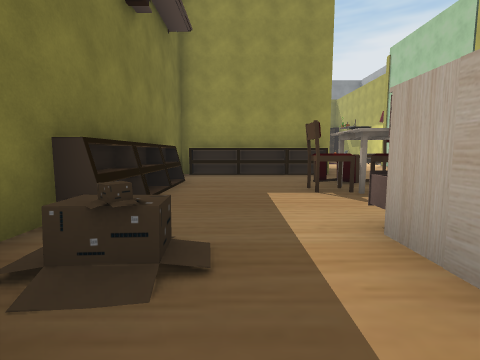
view 1 (above)

21 first-person views from a walk through a 3-D level made in the Unity game engine. The camera is 1.3 m above the floor, tilts 6° down and sees 85° across. Doors are open. The floor is counted in squares, 2 m on a side. Each view is taken from the middle of a square. On the plan, view 1 faces up. The plan holds only what a view shows up to about 9 squares ahead; the rest is blank. The place goes on beyond the plan. The player is left out. Some surface patterns are stand-ins.

view 2
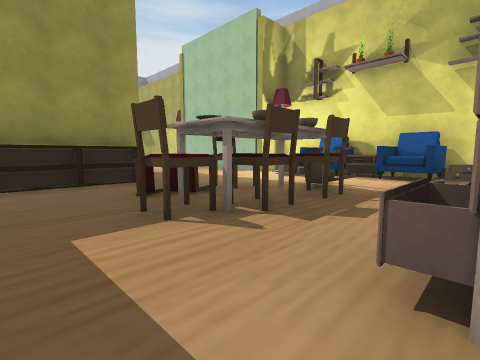

view 3
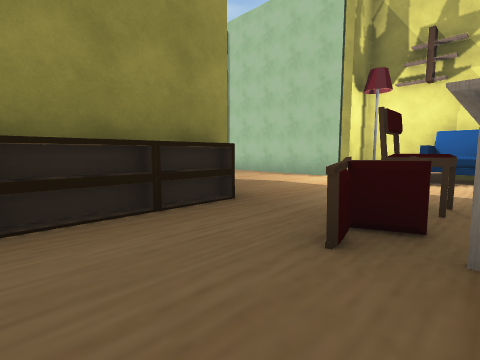

view 4
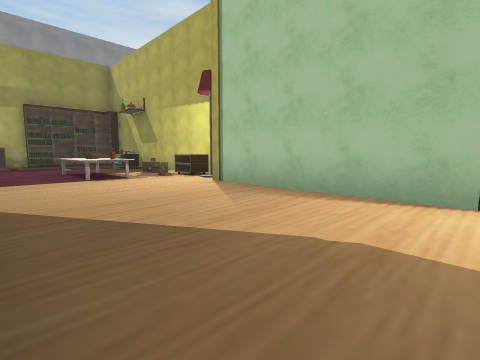

view 5
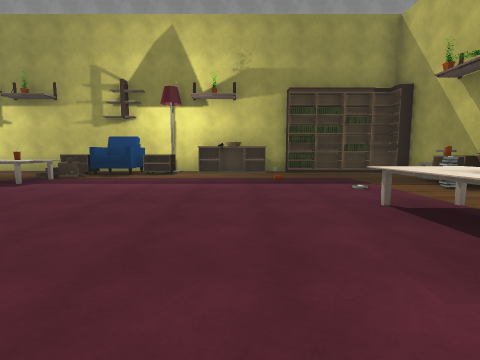

view 6
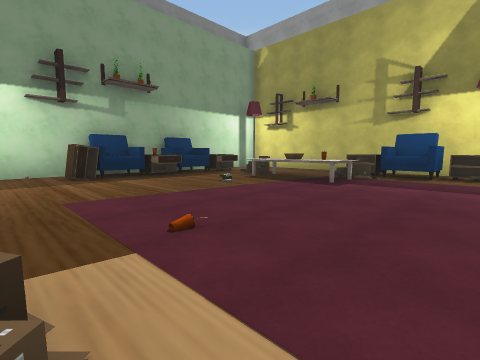

view 7
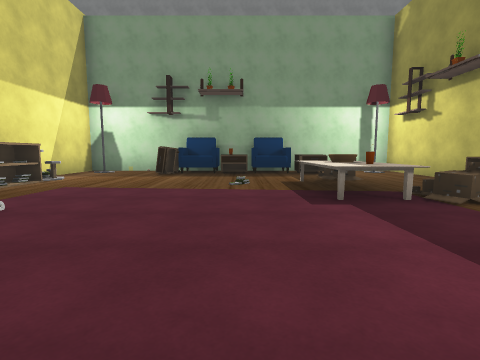

view 8
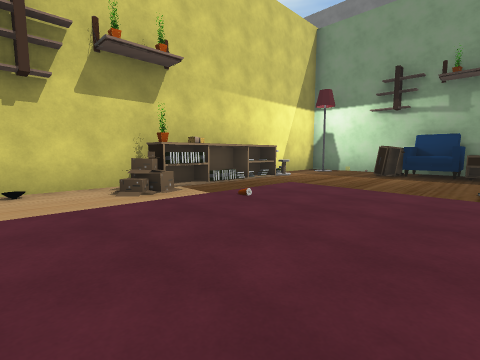

view 9
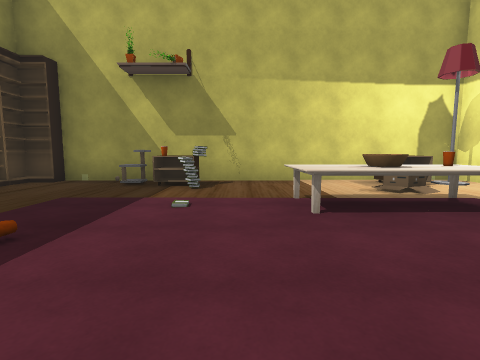

view 10
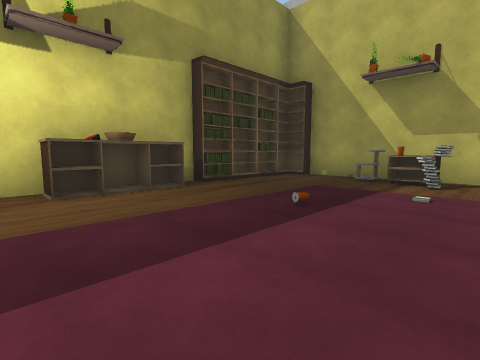

view 11
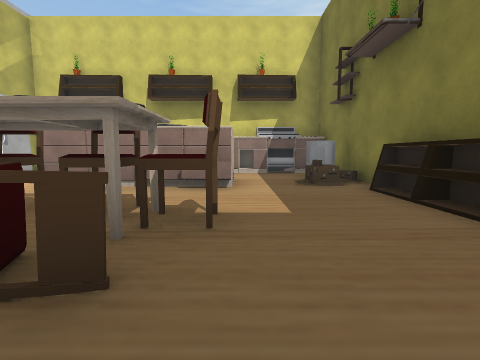

view 12
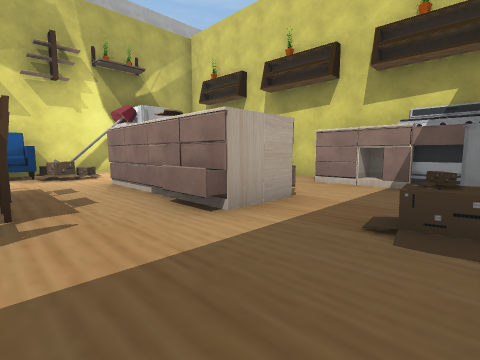

view 13
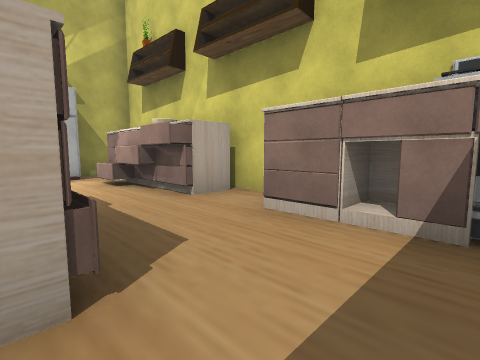

view 14
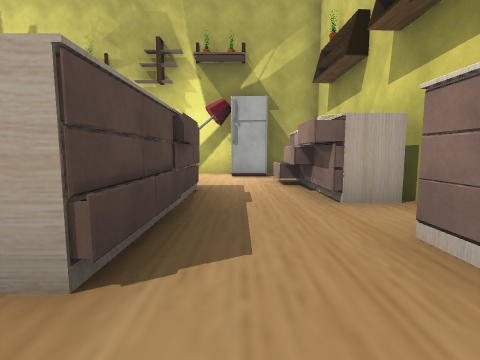

view 15
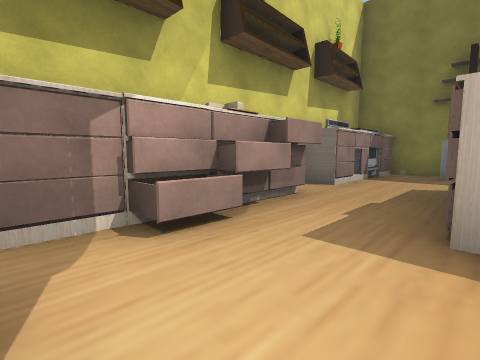

view 16
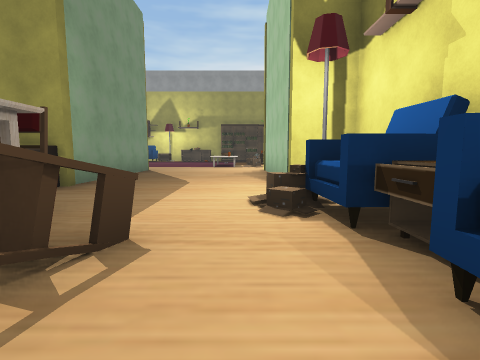

view 17
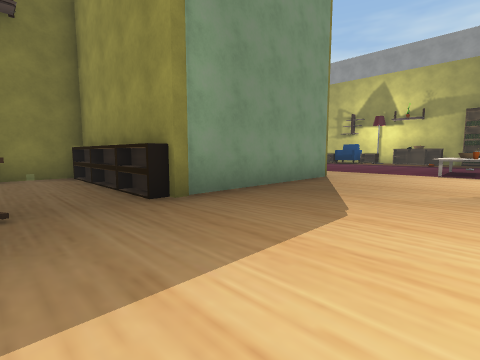

view 18
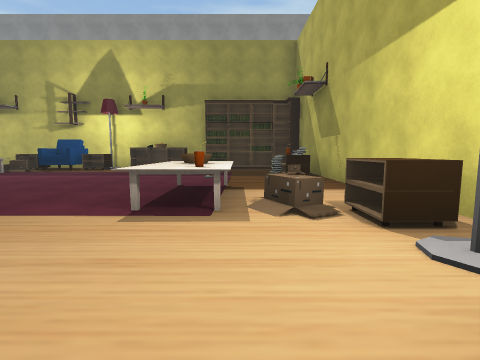

view 19
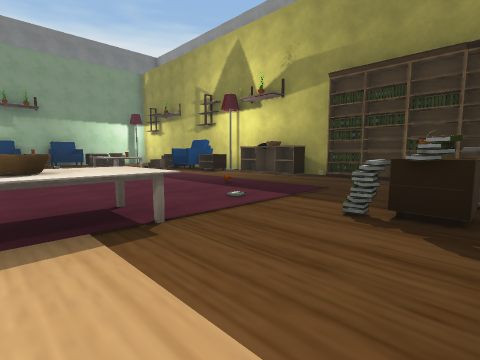

view 20
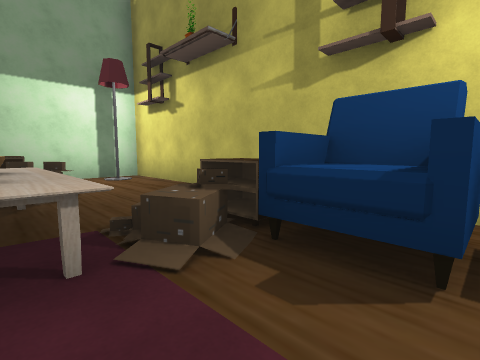

view 21
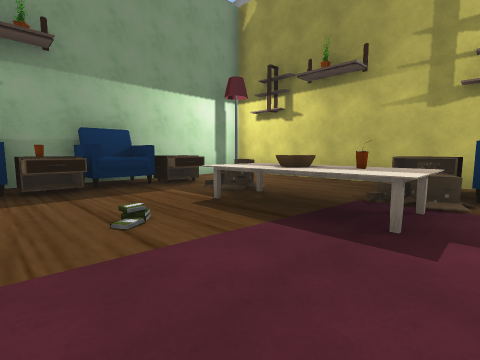

### Floor plan
Points are (right, up) in squares from view 1. A wall is a line through its corners. A room is listed if a view was taken in it or the views show most of it. See-through windows are left out.
Room 1 (views 1, 2, 3, 4, 5, 6, 7, 8, 9, 10, 11, 12, 13, 14, 15, 16, 17, 18, 19, 20, 21)
walls: (-0.4, 13.5) (-0.4, 12.8) (1.9, 12.8); (2.6, 12.9) (2.6, 8.4); (-2.7, 13.6) (-2.7, 13.1) (-1.9, 13.1); (-3.5, 13.6) (-1.5, 13.6) (-1.5, 13); (0.6, 8) (-1.8, 8) (-1.8, 5.6); (-7.1, 12.8) (-4.8, 12.8); (7.6, 12.8) (8.3, 12.8) (8.3, 22.2); (-1.8, 2.6) (-1.8, -0.4); (0.6, 23.2) (-7.2, 23.2) (-7.2, 14.3); (4.4, 23.2) (3.8, 23.2); (0.1, -1.4) (2, -1.4) (2, -2.1); (8.1, 0.5) (8.1, 8) (6.9, 8) (6.9, 12.9); (1.5, -2.4) (3.9, -2.4); (3.3, -2.1) (3.3, -1.4)
low walls: (8.1, 20) (8.1, 20.6)
ways out: opening at (0, -1); open door at (1, -1)
objects: other object (-7, 14); other object (-7, 17); other object (-7, 19) to (-6, 19); other object (-7, 22); other object (-6, 16); other object (-6, 17); other object (-6, 18); other object (-6, 20) to (-6, 21); other object (-5, 21) to (-4, 21); other object (-4, 13); other object (-4, 20); other object (-2, 3); other object (-2, 4); other object (-2, 5); other object (-2, 14); other object (-2, 20); other object (-2, 21); other object (-2, 22); other object (-1, 1); other object (-1, 8); other object (-1, 21); other object (-1, 22); other object (0, 14); other object (0, 22) to (1, 22); other object (1, 8); other object (1, 23); other object (2, 1); other object (2, 2); other object (2, 4) to (2, 5); other object (2, 6) to (3, 6); other object (2, 8); other object (2, 23); other object (3, 1); other object (3, 2); other object (3, 23); other object (4, -1); other object (4, 1); other object (4, 2); other object (4, 4); other object (4, 5); other object (4, 6); other object (4, 23); other object (5, -1); other object (5, 5); other object (5, 15) to (6, 17); other object (5, 23); other object (6, -1); other object (6, 15); other object (6, 23); other object (7, 3); other object (7, 4) to (7, 5); other object (7, 6); other object (7, 7); other object (7, 14) to (8, 14); other object (7, 15); other object (7, 19); other object (7, 23); other object (8, 15); other object (8, 19); other object (8, 21); other object (8, 23)

Where each view was taken, in squares from view 1:
view 1: 0 up, 0 right, facing up
view 2: 2 up, 0 right, facing up-right
view 3: 5 up, 0 right, facing up-right
view 4: 8 up, 3 right, facing up-right
view 5: 14 up, 3 right, facing up
view 6: 14 up, 1 right, facing up-left
view 7: 18 up, 2 right, facing left
view 8: 18 up, 2 right, facing down-left
view 9: 18 up, 2 right, facing right
view 10: 18 up, 1 right, facing up-right
view 11: 7 up, 1 right, facing down
view 12: 4 up, 1 left, facing down-right
view 13: 1 up, 0 right, facing down-right
view 14: 0 up, 0 right, facing right
view 15: 1 up, 7 right, facing down-left
view 16: 3 up, 6 right, facing up
view 17: 6 up, 6 right, facing up-left
view 18: 12 up, 6 right, facing up
view 19: 16 up, 8 right, facing up-left
view 20: 20 up, 0 right, facing up-left
view 21: 17 up, 1 left, facing up-left
